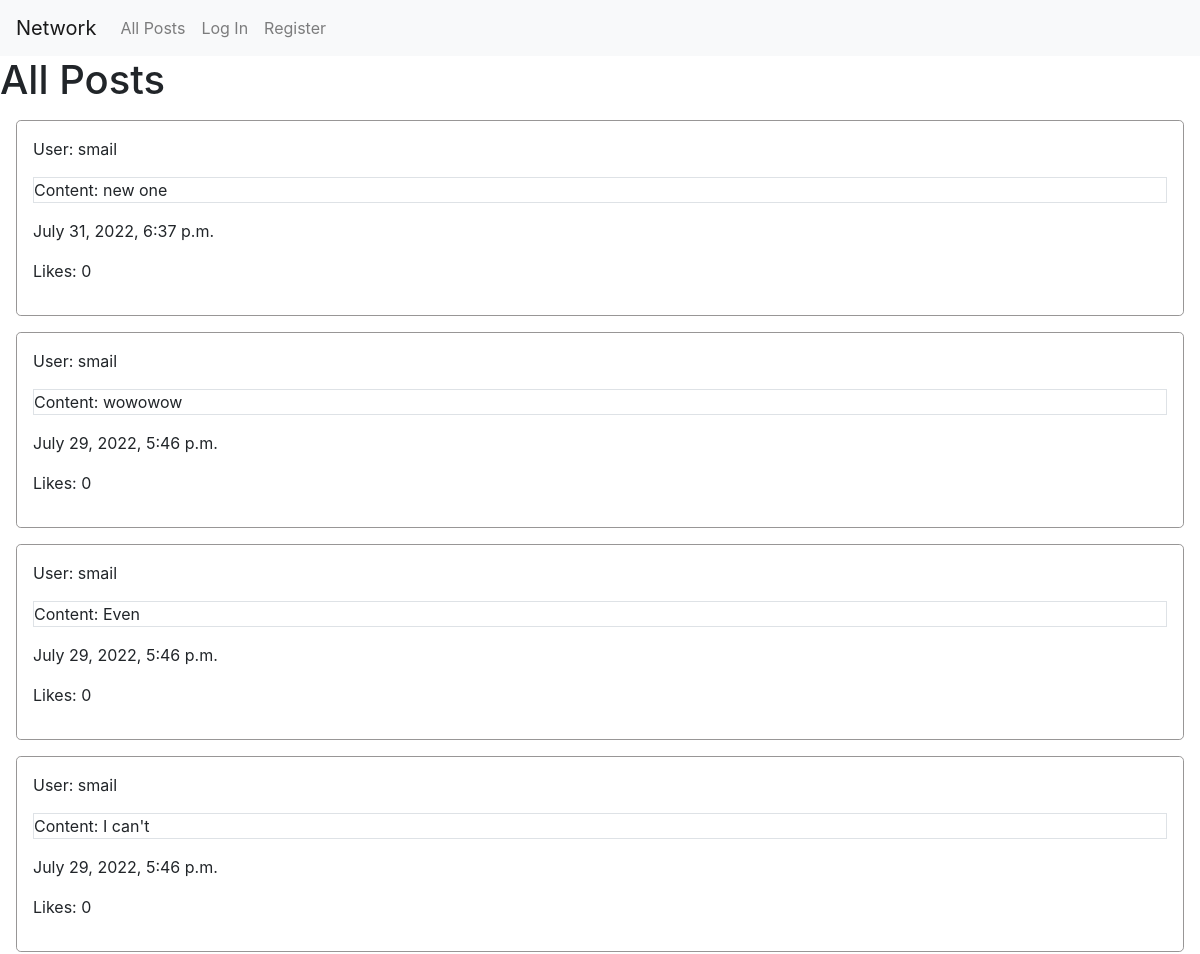
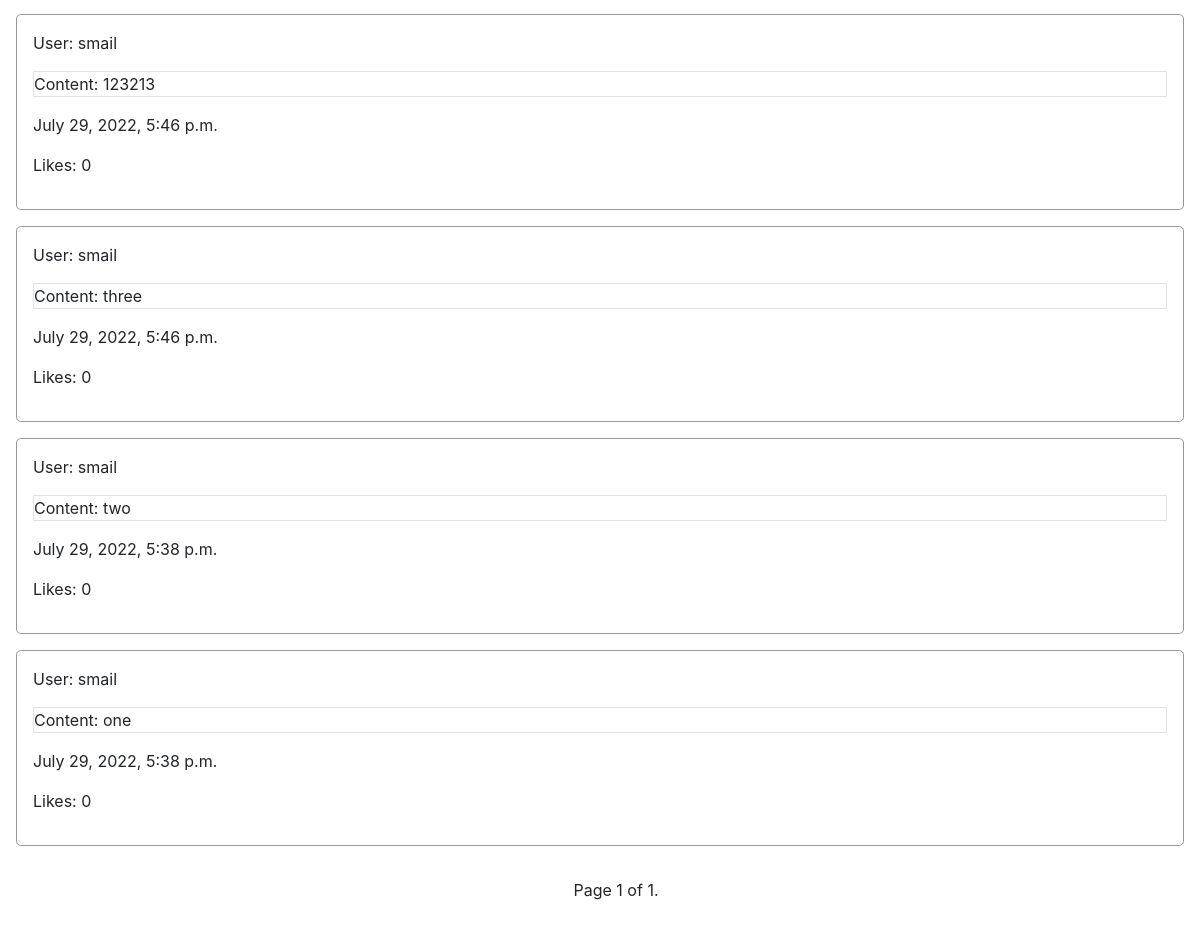
The app's page /, older data (2 pictures, top to bottom).
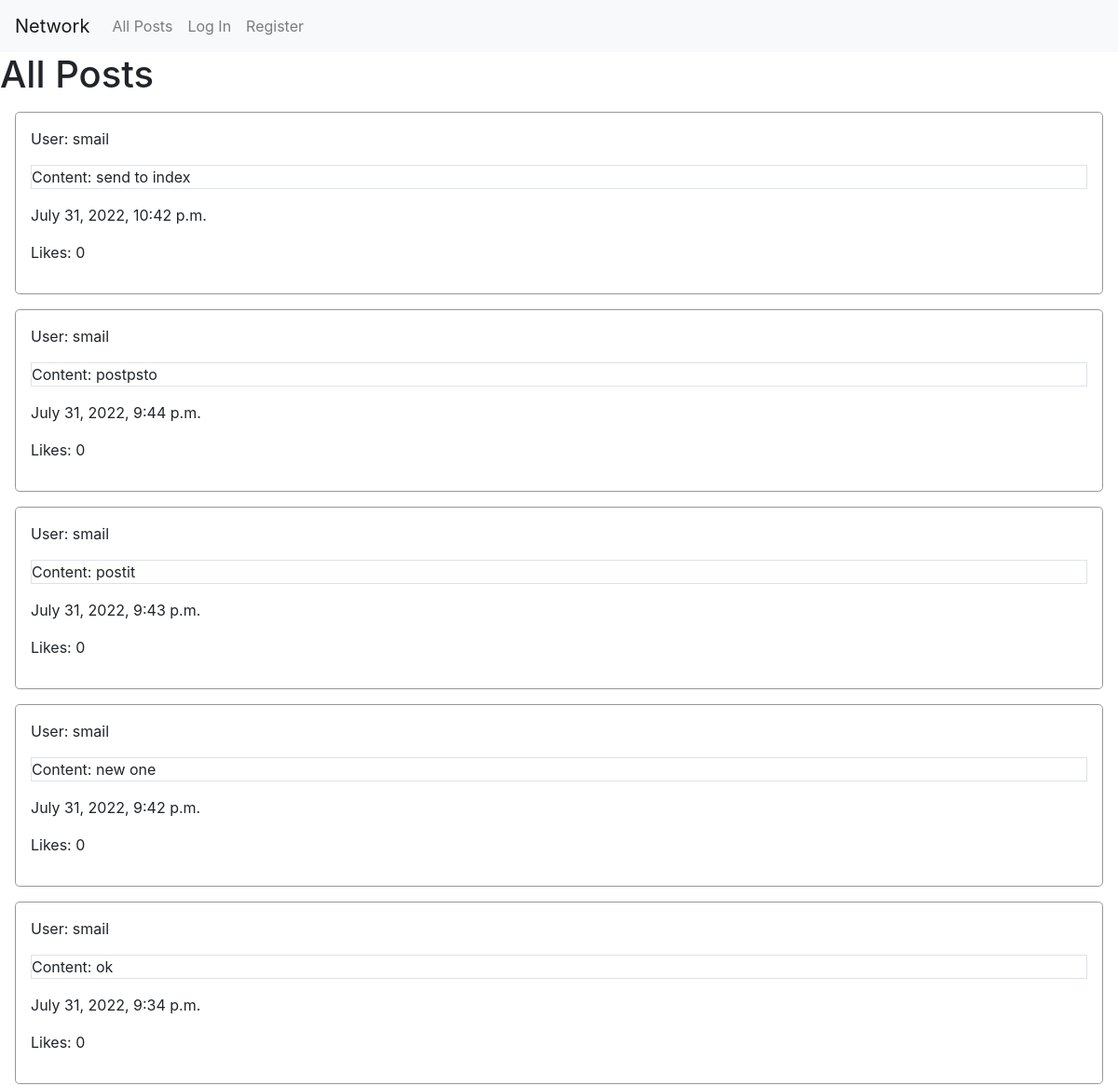
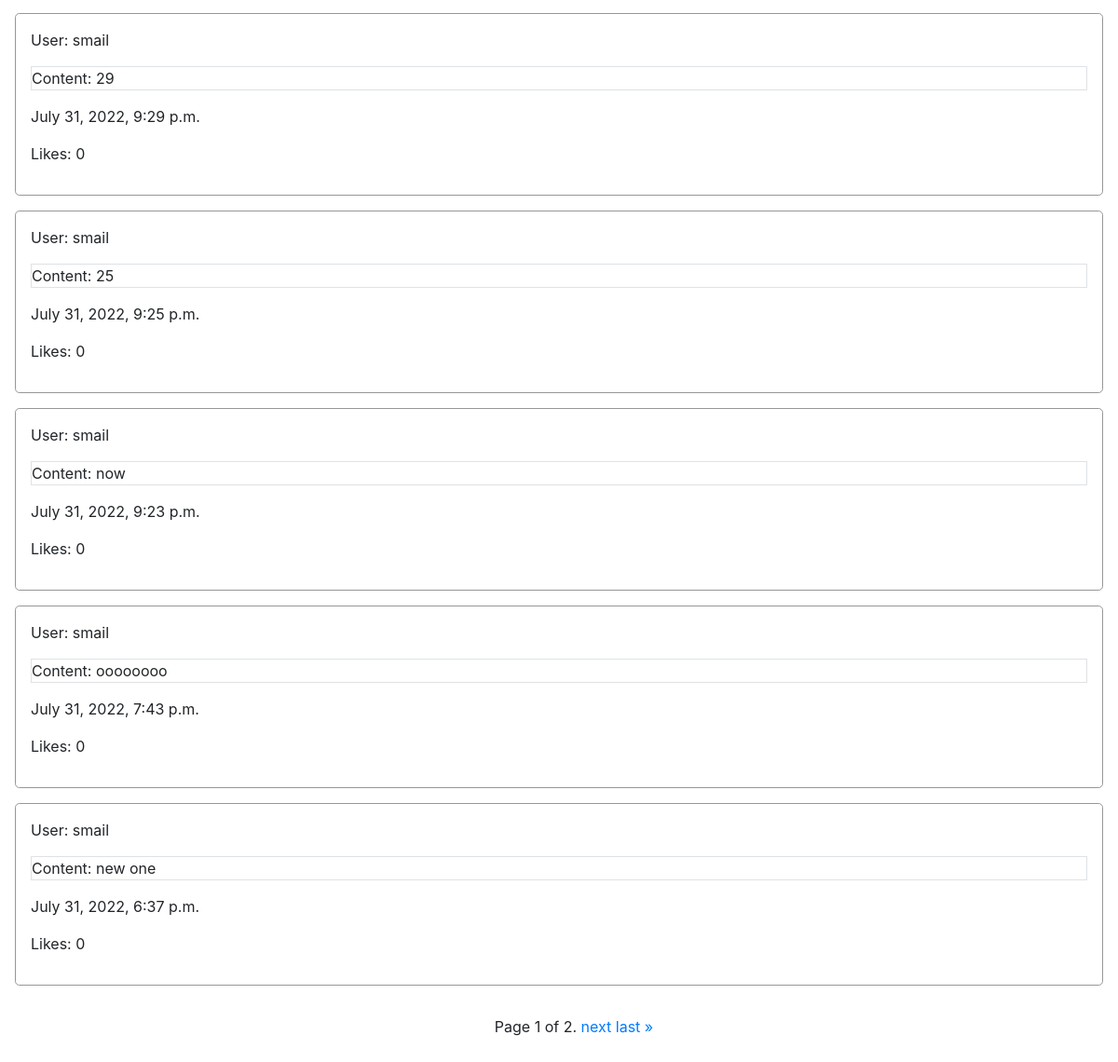
The same page, newer data (2 pictures, top to bottom).
### network/models.py (models this page shows, shortened)
class Post(models.Model):
    user = models.ForeignKey("User", on_delete=models.CASCADE)
    content = models.TextField(blank=False)
    timestamp = models.DateTimeField(auto_now_add=True)
    likes = models.IntegerField(default=0)

class User(AbstractUser):
    def __str__(self) -> str:
        return f"{self.username}"

### network/views.py (the view, shortened to what this page needs)
# urls.py: path("", views.index_view, name="index"),
def index_view(request):
    posts = Post.objects.all().order_by('-timestamp')
    paginator = Paginator(posts, 10) # Show 10 contacts per page.
    page_number = request.GET.get('page')
    page_obj = paginator.get_page(page_number)
    context = {'posts' : posts, 'page_obj' : page_obj}
    return render(request, 'network/index.html', context)

### network/templates/network/index.html (shortened to what this page needs)
{% extends "network/layout.html" %}
{% block body %}
    <h1>All Posts</h1>
    <div id="posts">
        {% for post in page_obj %}
            <div class="post-div" id="{{ post.id }}">
                <p>User: {{ post.user}}</p>
                <p class="border">Content: {{ post.content }}</p>
                <p> {{ post.timestamp }}</p>
                <p> Likes: {{ post.likes }}</p>
            </div>
        {% endfor %}
    </div>
    <div class="pagination">
        <div class="step-links">
            <span class="current">
                Page {{ page_obj.number }} of {{ page_obj.paginator.num_pages }}.
            </span>
            {% if page_obj.has_next %}
                <a href="?page={{ page_obj.next_page_number }}">next</a>
                <a href="?page={{ page_obj.paginator.num_pages }}">last &raquo;</a>
            {% endif %}
        </div>
    </div>
{% endblock %}

Row changes from the older to the newer data that the page shows:
no longer on this page (row unchanged): Post: user "smail", content "wowowow", timestamp "July 29, 2022, 5:46 p.m.", likes "0"
no longer on this page (row unchanged): Post: user "smail", content "Even", timestamp "July 29, 2022, 5:46 p.m.", likes "0"
no longer on this page (row unchanged): Post: user "smail", content "I can't", timestamp "July 29, 2022, 5:46 p.m.", likes "0"
no longer on this page (row unchanged): Post: user "smail", content "123213", timestamp "July 29, 2022, 5:46 p.m.", likes "0"
no longer on this page (row unchanged): Post: user "smail", content "three", timestamp "July 29, 2022, 5:46 p.m.", likes "0"
no longer on this page (row unchanged): Post: user "smail", content "two", timestamp "July 29, 2022, 5:38 p.m.", likes "0"
no longer on this page (row unchanged): Post: user "smail", content "one", timestamp "July 29, 2022, 5:38 p.m.", likes "0"
added Post: user "smail", content "send to index", timestamp "July 31, 2022, 10:42 p.m.", likes "0"
added Post: user "smail", content "postpsto", timestamp "July 31, 2022, 9:44 p.m.", likes "0"
added Post: user "smail", content "postit", timestamp "July 31, 2022, 9:43 p.m.", likes "0"
added Post: user "smail", content "new one", timestamp "July 31, 2022, 9:42 p.m.", likes "0"
added Post: user "smail", content "ok", timestamp "July 31, 2022, 9:34 p.m.", likes "0"
added Post: user "smail", content "29", timestamp "July 31, 2022, 9:29 p.m.", likes "0"
added Post: user "smail", content "25", timestamp "July 31, 2022, 9:25 p.m.", likes "0"
added Post: user "smail", content "now", timestamp "July 31, 2022, 9:23 p.m.", likes "0"
added Post: user "smail", content "oooooooo", timestamp "July 31, 2022, 7:43 p.m.", likes "0"
Text that changed along with them:
{{ page_obj.paginator.num_pages }}: "1" → "2"
text now shown: "next last »"
